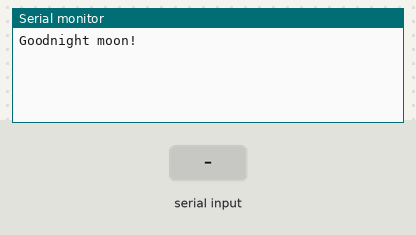
A sketch run on a simulated Arduino Uno, built with avr-gcc and run on an emulated ATmega328P. On the bench: the last lines printed to the serial monitor. The inputs (shaded band) are chosen by the test bench.

Above: at 1.2 s.
1.3 s: "1" received over the second serial link
At 2.5 s:
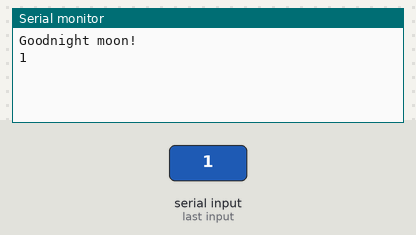
2.8 s: "0" received over the second serial link
At 3.8 s:
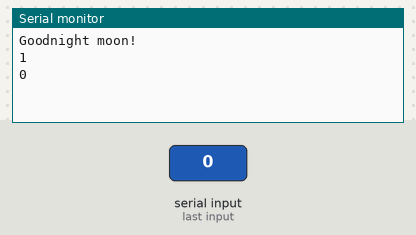
4.3 s: "2" received over the second serial link
At 4.9 s:
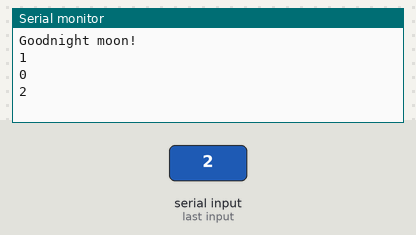

Measured:
- after the input at 1.3 s, the serial monitor: prints a new line at once (image 1)
- after the input at 2.8 s, the serial monitor: prints a new line at once (image 2)
- after the input at 4.3 s, the serial monitor: prints a new line at once (image 3)

The sketch:

STMtoArduUART.ino
```cpp
#include <SoftwareSerial.h>

SoftwareSerial mySerial(10, 11);  // RX, TX

void setup() {
  Serial.begin(115200);
  while (!Serial) {
    ;
  }


  Serial.println("Goodnight moon!");
  mySerial.begin(115200);
}

void loop() {
  if (mySerial.available()) {
    char ch = mySerial.read();
    Serial.println(ch);
    // Serial.write(mySerial.read());
  }
}
```
